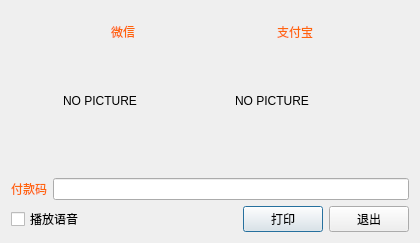
<?xml version="1.0" encoding="UTF-8"?>
<ui version="4.0">
 <class>w_scr_dish_phone_pay</class>
 <widget class="QDialog" name="w_scr_dish_phone_pay">
  <property name="geometry">
   <rect>
    <x>0</x>
    <y>0</y>
    <width>420</width>
    <height>243</height>
   </rect>
  </property>
  <property name="windowTitle">
   <string>Dialog</string>
  </property>
  <layout class="QVBoxLayout" name="verticalLayout_4">
   <item>
    <layout class="QVBoxLayout" name="verticalLayout_3">
     <property name="spacing">
      <number>0</number>
     </property>
     <item>
      <spacer name="verticalSpacer">
       <property name="orientation">
        <enum>Qt::Vertical</enum>
       </property>
       <property name="sizeHint" stdset="0">
        <size>
         <width>20</width>
         <height>0</height>
        </size>
       </property>
      </spacer>
     </item>
     <item>
      <layout class="QHBoxLayout" name="horizontalLayout">
       <item>
        <layout class="QVBoxLayout" name="verticalLayout">
         <item>
          <widget class="QLabel" name="label_wechat_desc">
           <property name="styleSheet">
            <string notr="true">color:#ff650b;</string>
           </property>
           <property name="text">
            <string>微信</string>
           </property>
           <property name="alignment">
            <set>Qt::AlignCenter</set>
           </property>
          </widget>
         </item>
         <item>
          <widget class="QLabel" name="label_wechat">
           <property name="minimumSize">
            <size>
             <width>120</width>
             <height>120</height>
            </size>
           </property>
           <property name="maximumSize">
            <size>
             <width>120</width>
             <height>120</height>
            </size>
           </property>
           <property name="text">
            <string>NO PICTURE</string>
           </property>
          </widget>
         </item>
        </layout>
       </item>
       <item>
        <layout class="QVBoxLayout" name="verticalLayout_2">
         <item>
          <widget class="QLabel" name="label_alipay_desc">
           <property name="styleSheet">
            <string notr="true">color:#ff650b;</string>
           </property>
           <property name="text">
            <string>支付宝</string>
           </property>
           <property name="alignment">
            <set>Qt::AlignCenter</set>
           </property>
          </widget>
         </item>
         <item>
          <widget class="QLabel" name="label_alipay">
           <property name="minimumSize">
            <size>
             <width>120</width>
             <height>120</height>
            </size>
           </property>
           <property name="maximumSize">
            <size>
             <width>120</width>
             <height>120</height>
            </size>
           </property>
           <property name="text">
            <string>NO PICTURE</string>
           </property>
          </widget>
         </item>
        </layout>
       </item>
      </layout>
     </item>
     <item>
      <spacer name="verticalSpacer_2">
       <property name="orientation">
        <enum>Qt::Vertical</enum>
       </property>
       <property name="sizeHint" stdset="0">
        <size>
         <width>20</width>
         <height>0</height>
        </size>
       </property>
      </spacer>
     </item>
    </layout>
   </item>
   <item>
    <layout class="QHBoxLayout" name="horizontalLayout_3">
     <item>
      <widget class="QLabel" name="label_payno">
       <property name="styleSheet">
        <string notr="true">color:#ff650b;</string>
       </property>
       <property name="text">
        <string>付款码</string>
       </property>
      </widget>
     </item>
     <item>
      <widget class="QLineEdit" name="lineEdit_payno">
       <property name="styleSheet">
        <string notr="true"/>
       </property>
       <property name="text">
        <string/>
       </property>
      </widget>
     </item>
    </layout>
   </item>
   <item>
    <layout class="QHBoxLayout" name="horizontalLayout_2" stretch="0,0,0,0">
     <item>
      <widget class="QCheckBox" name="checkBox">
       <property name="text">
        <string>播放语音</string>
       </property>
      </widget>
     </item>
     <item>
      <spacer name="horizontalSpacer">
       <property name="orientation">
        <enum>Qt::Horizontal</enum>
       </property>
       <property name="sizeHint" stdset="0">
        <size>
         <width>40</width>
         <height>20</height>
        </size>
       </property>
      </spacer>
     </item>
     <item>
      <widget class="lds_toolbar_button" name="pushButton_print">
       <property name="text">
        <string>打印</string>
       </property>
       <property name="outer_stylesheet" stdset="0">
        <string>pushbutton</string>
       </property>
      </widget>
     </item>
     <item>
      <widget class="lds_toolbar_button" name="pushButton_exit">
       <property name="text">
        <string>退出</string>
       </property>
       <property name="outer_stylesheet" stdset="0">
        <string>pushbutton</string>
       </property>
      </widget>
     </item>
    </layout>
   </item>
  </layout>
 </widget>
 <customwidgets>
  <customwidget>
   <class>lds_toolbar_button</class>
   <extends>QPushButton</extends>
   <header>lds_toolbar_button.h</header>
  </customwidget>
 </customwidgets>
 <resources/>
 <connections/>
</ui>
